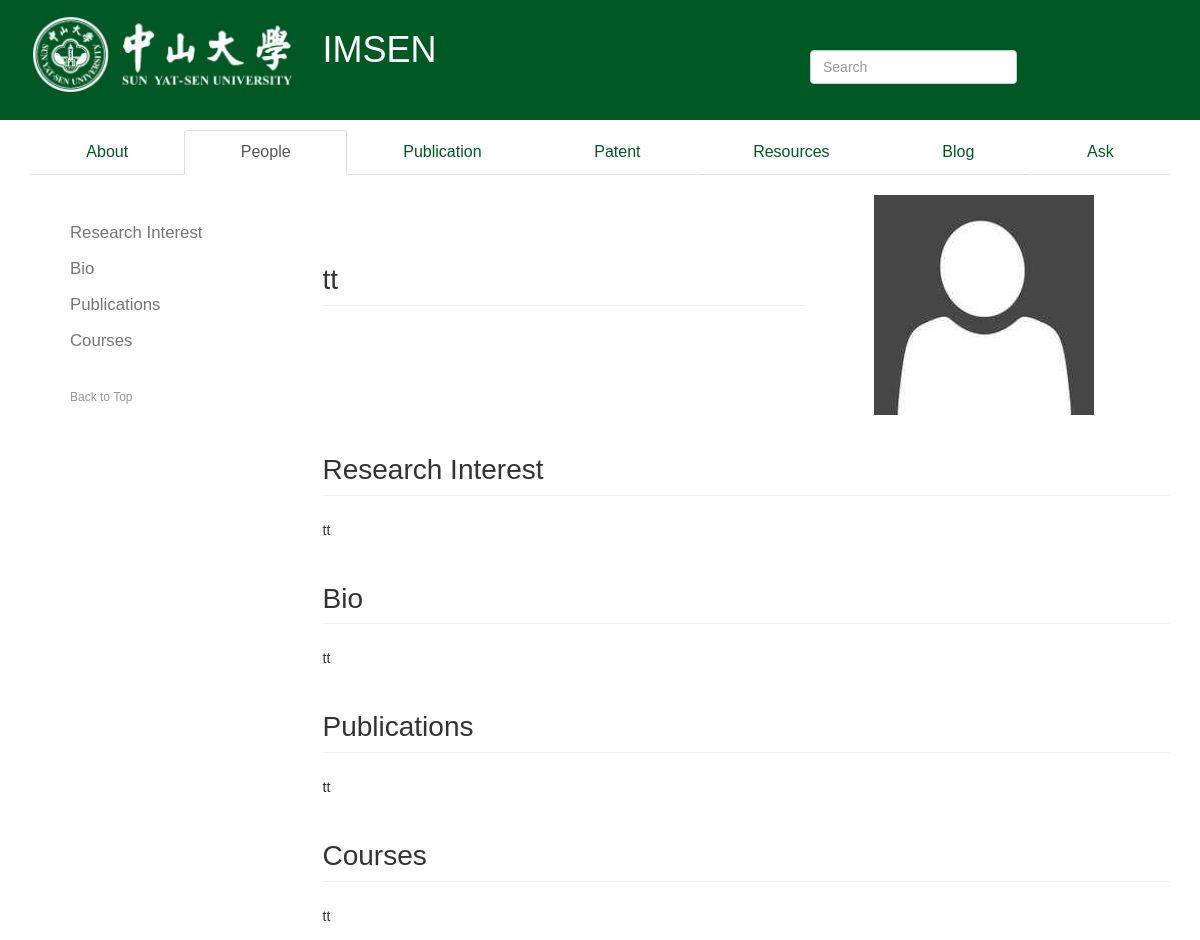
The page /people/tt/ on the database its author committed.
### IMS/models.py (models this page shows, shortened)
class staff(models.Model):
    name = models.CharField(max_length=10, primary_key=True)
    researchInterest = models.TextField(null=True)
    bio = models.TextField(null=True)
    publications = models.TextField(null=True)
    courses = models.TextField(null=True)
    img = models.ImageField(upload_to='Simg', default='Simg/no-img.jpg')

### IMS/views.py (the view)
# urls.py: url(r'^people/(?P<name>\w+)/$', IMSview.staffDetailPage, name='staffDetail'),
def staffDetailPage(request, name):
    try:
        _staff = staff.objects.get(name=name)
    except staff.DoesNotExist:
        raise Http404
    return render(request, 'staffDetail.html', {'staff': _staff})

### templates/staffDetail.html
{% extends "base.html" %}
{% load markdown_deux_tags %}
{% block content %}
    <ul class="nav nav-tabs nav-justified" role="tablist">
        <li role="presentation"><a href="/">About</a></li>
        <li role="presentation" class="active"><a href="/people/">People</a></li>
        <li role="presentation"><a href="/publication/" role="tab">Publication</a></li>
        <li role="presentation"><a href="/patent/" role="tab">Patent</a></li>
        <li role="presentation"><a href="/resource/">Resources</a></li>
        <li role="presentation"><a href="/blog/">Blog</a></li>
        <li role="presentation"><a href="/ask/">Ask</a></li>
    </ul>
    <div class="row">
        <div class="col-md-3">
            <nav class="bs-docs-sidebar hidden-print hidden-xs hidden-sm">
                <ul class="nav bs-docs-sidenav">
                    <li>
                        <a href="#researchInterest" style="font-size:120%">Research Interest</a>
                    </li>
                    <li>
                        <a href="#bio" style="font-size:120%">Bio</a>
                    </li>
                    <li>
                        <a href="#publications" style="font-size:120%">Publications</a>
                    </li>
                    <li>
                        <a href="#courses" style="font-size:120%">Courses</a>
                    </li>
                </ul>
                <a class="back-to-top" href="#top">
                    Back to Top
                </a>
            </nav>
        </div>
        <div class="col-md-9" role="main">
            <div class="row">
                <div class="col-xs-7">
                    <header class="post-header" style="margin-top: 90px;">
                        <h2 class="post-title page-header">{{ staff.name }}</h2>
                    </header>
                </div>
                <div class="col-xs-2">
                    <img src="{{ staff.img.url }}"
                         style="width:220px; height:220px; margin-top:20px; margin-left:40px;">
                </div>
            </div>
            <h2 id="researchInterest" class="page-header">
                Research Interest
            </h2>
            <div class="post-description">
                <p>
                    {{ staff.researchInterest|markdown:'recipe' }}
                </p>
            </div>
            <h2 id="Bio" class="page-header">
                Bio
            </h2>
            <div class="post-description">
                <p>
                    {{ staff.bio|markdown:'recipe' }}
                </p>
            </div>
            <h2 id="publications" class="page-header">
                Publications
            </h2>
            <div class="post-description">
                <p>
                    {{ staff.publications|markdown:'recipe' }}
                </p>
            </div>
            <h2 id="courses" class="page-header">
                Courses
            </h2>
            <div class="post-description">
                <p>
                    {{ staff.courses|markdown:'recipe' }}
                </p>
            </div>
        </div>
    </div>
{% endblock %}

### templates/base.html (style rules this page uses)
.nav-tabs { background-color: white; margin-top: 10px; }
.nav-tabs li >a { color: #005825; font-size: 16px; }
.bs-docs-sidenav { margin-top: 40px; }
.page-header { font-size: 28px; }
body { font-family:Arial,Georgia,TimesNewRoma; line-height:200% }

### rows shown on the page
staff: name "tt", img (placeholder picture), researchInterest "tt", bio "tt", publications "tt", courses "tt"
